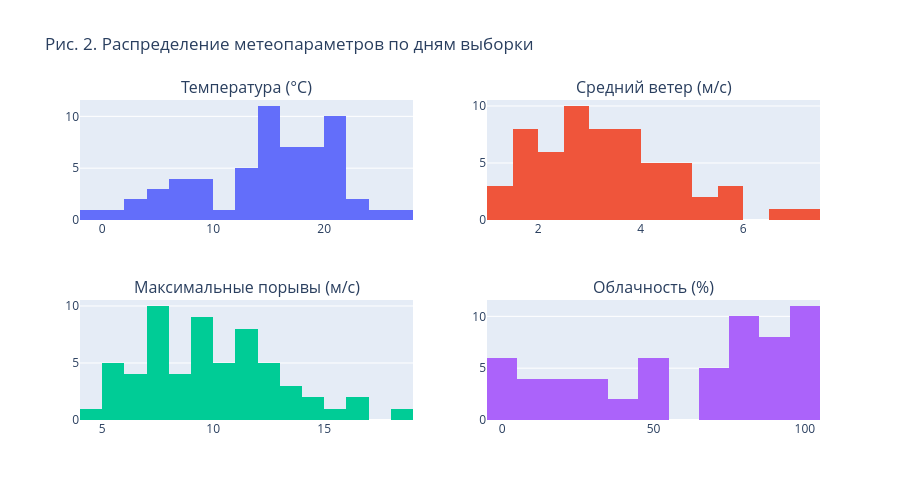

Here is the notebook cell this chart was saved with:
### Code cell
fig = make_subplots(rows=2, cols=2, subplot_titles=[
    "Температура (°C)", "Средний ветер (м/с)",
    "Максимальные порывы (м/с)", "Облачность (%)"
])

for i, (col, name) in enumerate([
    ("temperature_2m_mean", "Температура"),
    ("wind_speed_10m_mean", "Ветер"),
    ("wind_gusts_10m_max", "Порывы"),
    ("cloud_cover_mean", "Облачность"),
]):
    r, c = divmod(i, 2)
    fig.add_trace(
        go.Histogram(x=weather[col], nbinsx=15, name=name, showlegend=False),
        row=r + 1, col=c + 1
    )

fig.update_layout(height=500, title_text="Рис. 2. Распределение метеопараметров по дням выборки")
ALL_FIGS.append(("fig_02_meteo_histograms", fig))
fig.show()

### Figure 1 — Plotly figure (JSON) as saved in the notebook; plotly's stock layout.template omitted (floating-point values rounded to 4 significant figures)
{"data": [{"name": "Температура", "nbinsx": 15, "showlegend": false, "type": "histogram", "x": [14.0, 15.6, 2.0, -0.0, 9.2, 7.9, 15.8, 14.3, 8.3, 17.0, 17.2, 20.8, 17.3, 18.2, 16.7, 24.2, 18.0, 22.9, 20.9, 19.9, 20.6, 18.9, 21.7, 21.6, 17.2, 20.3, 12.9, 9.8, 14.0, 12.8, 12.0, 6.6, 5.7, 5.7, -0.9, 18.3, 18.7, 3.5, 4.5, 21.6, 22.9, 21.7, 15.7, 16.8, 11.3, 16.0, 27.0, 20.9, 20.6, 15.5, 15.9, 13.7, 12.0, 15.8, 15.5, 15.9, 18.0, 6.7, 6.6, 8.9], "xaxis": "x", "yaxis": "y"}, {"name": "Ветер", "nbinsx": 15, "showlegend": false, "type": "histogram", "x": [5.15, 3.38, 4.06, 2.49, 2.19, 7.04, 4.66, 3.31, 1.87, 3.34, 2.58, 1.35, 2.76, 3.93, 4.66, 1.81, 4.23, 2.31, 2.96, 2.53, 1.98, 2.93, 1.67, 2.75, 1.53, 3.97, 3.17, 4.53, 2.63, 1.92, 3.87, 5.81, 4.11, 1.46, 3.38, 2.32, 3.89, 5.77, 3.96, 3.67, 5.85, 3.45, 4.53, 1.3, 6.57, 3.4, 3.99, 2.2, 3.58, 2.58, 3.23, 1.92, 4.08, 5.09, 2.69, 1.5, 4.21, 4.75, 2.28, 2.92], "xaxis": "x2", "yaxis": "y2"}, {"name": "Порывы", "nbinsx": 15, "showlegend": false, "type": "histogram", "x": [12.3, 9.2, 9.5, 7.6, 8.3, 18.2, 13.8, 9.3, 6.3, 9.6, 7.6, 7.1, 7.9, 12.2, 14.1, 5.3, 10.9, 9.2, 8.3, 7.7, 9.0, 7.8, 5.4, 9.1, 5.3, 10.4, 8.8, 11.4, 6.9, 5.7, 9.4, 14.6, 10.7, 4.3, 11.5, 7.4, 13.0, 15.1, 12.7, 11.4, 16.2, 11.1, 13.9, 5.8, 16.0, 12.3, 11.0, 8.9, 11.7, 9.3, 10.3, 7.5, 10.7, 11.8, 7.6, 6.1, 11.8, 12.7, 6.0, 7.6], "xaxis": "x3", "yaxis": "y3"}, {"name": "Облачность", "nbinsx": 15, "showlegend": false, "type": "histogram", "x": [90.6, 94.6, 100.0, 45.9, 80.9, 90.1, 78.6, 26.4, 96.6, 0.0, 13.5, 80.7, 51.8, 80.2, 28.1, 23.2, 40.1, 48.7, 19.6, 51.1, 30.3, 1.7, 13.5, 1.5, 0.0, 23.3, 74.4, 100.0, 82.5, 100.0, 100.0, 95.5, 80.6, 73.7, 98.3, 34.3, 38.5, 76.2, 51.6, 11.4, 69.4, 96.1, 84.8, 86.5, 100.0, 79.2, 9.4, 88.6, 67.7, 89.5, 48.1, 86.9, 96.2, 73.9, 24.9, 0.0, 98.5, 82.5, 0.0, 86.5], "xaxis": "x4", "yaxis": "y4"}], "layout": {"annotations": [{"font": {"size": 16}, "showarrow": false, "text": "Температура (°C)", "x": 0.225, "xanchor": "center", "xref": "paper", "y": 1, "yanchor": "bottom", "yref": "paper"}, {"font": {"size": 16}, "showarrow": false, "text": "Средний ветер (м/с)", "x": 0.775, "xanchor": "center", "xref": "paper", "y": 1, "yanchor": "bottom", "yref": "paper"}, {"font": {"size": 16}, "showarrow": false, "text": "Максимальные порывы (м/с)", "x": 0.225, "xanchor": "center", "xref": "paper", "y": 0.375, "yanchor": "bottom", "yref": "paper"}, {"font": {"size": 16}, "showarrow": false, "text": "Облачность (%)", "x": 0.775, "xanchor": "center", "xref": "paper", "y": 0.375, "yanchor": "bottom", "yref": "paper"}], "height": 500, "title": {"text": "Рис. 2. Распределение метеопараметров по дням выборки"}, "xaxis": {"anchor": "y", "domain": [0, 0.45]}, "xaxis2": {"anchor": "y2", "domain": [0.55, 1]}, "xaxis3": {"anchor": "y3", "domain": [0, 0.45]}, "xaxis4": {"anchor": "y4", "domain": [0.55, 1]}, "yaxis": {"anchor": "x", "domain": [0.625, 1]}, "yaxis2": {"anchor": "x2", "domain": [0.625, 1]}, "yaxis3": {"anchor": "x3", "domain": [0, 0.375]}, "yaxis4": {"anchor": "x4", "domain": [0, 0.375]}}}
